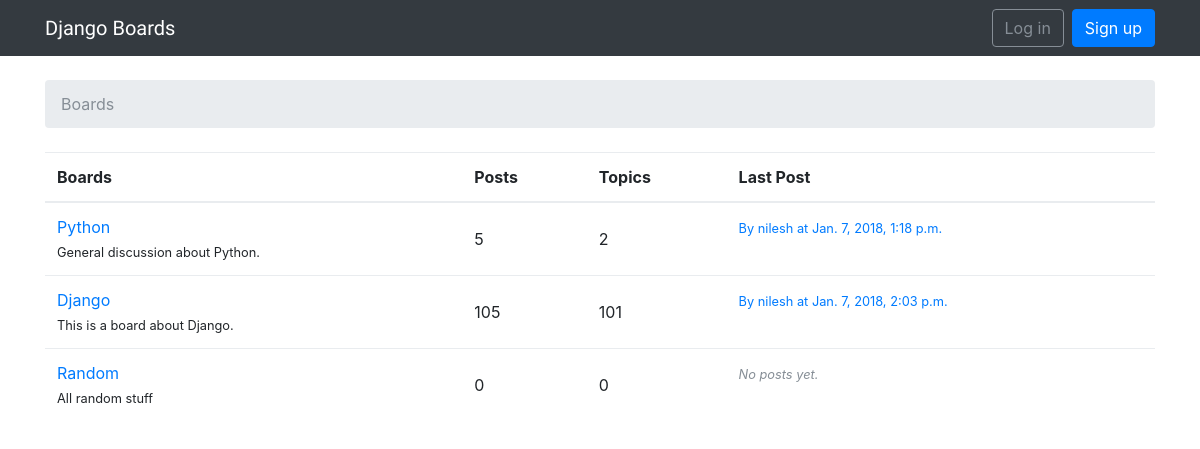
The page / on the database its author committed.
### boards/models.py (models this page shows, shortened)
class Board(models.Model):
    name = models.CharField(max_length= 30, unique=True)
    description = models.CharField(max_length=100)
    def get_posts_count(self):
        return Post.objects.filter(topic__board=self).count()
    def get_last_post(self):
        return Post.objects.filter(topic__board=self).order_by('-created_at').first()

class Post(models.Model):
    message = models.TextField(max_length=4000)
    topic = models.ForeignKey(Topic, related_name='posts', on_delete=models.CASCADE)
    created_at = models.DateTimeField(auto_now_add=True)
    updated_at = models.DateTimeField(null=True)
    created_by = models.ForeignKey(User, related_name='posts', on_delete=models.CASCADE)
    updated_by = models.ForeignKey(User, null=True, related_name='+', on_delete=models.CASCADE)

### boards/views.py (the view)
# urls.py: path('', board_views.BoardListView.as_view(), name='home'),
class BoardListView(ListView):
    model = Board
    context_object_name = 'boards'
    template_name = 'boards/home.html'

### boards/templates/boards/home.html
{% extends 'base.html' %}
{% block breadcrumb %}
    <li class="breadcrumb-item active">Boards</li>
 {% endblock %}
{% block content %}
        <table class="table" >
            <thead class ="thead-inverse">
                <tr>
                    <th>Boards</th>
                    <th>Posts</th>
                    <th>Topics</th>
                    <th>Last Post</th>
                </tr>
            </thead>
            <tbody>
                {% for board in boards %}
                    <tr>
                        <td>
                            <a href="{% url 'board_topics' board.pk %}">{{ board.name }}</a><br>
                            <small style="text-muted d-block">{{ board.description }}</small>
                        </td>
                        <td class="align-middle">
                            {{ board.get_posts_count }}
                        </td>
                        <td class="align-middle">
                            {{ board.topics.count }}
                        </td>
                        <td>
                            {% with post=board.get_last_post %}
                                {% if post %}
                                    <small>
                                        <a href="{% url 'topic_posts' board.pk post.topic.pk %}">
                                        By {{ post.created_by.username }} at {{ post.created_at }}
                                        </a>
                                    </small>
                                {% else %}
                                    <small class="text-muted"><em>No posts yet.</em></small>
                                {% endif %}
                            {% endwith %}
                        </td>
                    </tr>
                {% endfor %}
            </tbody>
        </table>
{% endblock %}

### rows shown on the page
Board: name "Python", description "General discussion about Python.", get_posts_count "5", topics.count "2", get_last_post.created_by.username "nilesh", get_last_post.created_at "Jan. 7, 2018, 1:18 p.m."
Board: name "Django", description "This is a board about Django.", get_posts_count "105", topics.count "101", get_last_post.created_by.username "nilesh", get_last_post.created_at "Jan. 7, 2018, 2:03 p.m."
Board: name "Random", description "All random stuff", get_posts_count "0", topics.count "0", shows "No posts yet."
